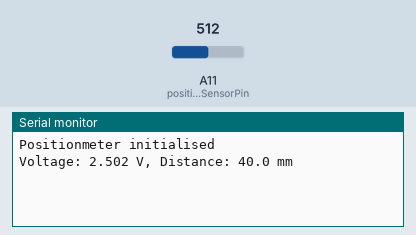
Bench run of a sketch on a simulated Arduino Mega 2560, built with avr-gcc and run on an emulated ATmega2560. On the bench: the last lines printed to the serial monitor. The inputs (shaded band) are chosen by the test bench; at power-on: A11 (positionSensorPin) = 512.

Above: at 1.3 s.
1.4 s: A11 (positionSensorPin) set to 716
At 2.6 s:
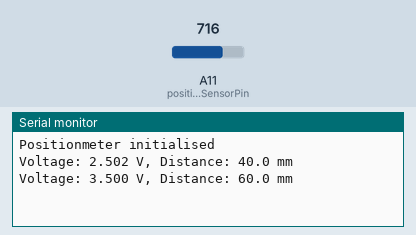
2.9 s: A11 (positionSensorPin) set to 900
At 4.1 s:
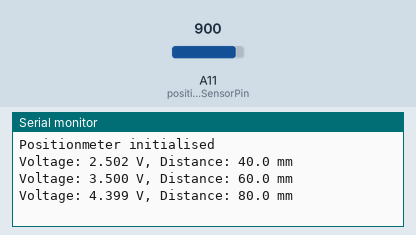

Measured:
- after the input at 1.4 s, the serial monitor: prints a new line after 0.10 s (image 1)
- after the input at 2.9 s, the serial monitor: prints a new line after 0.10 s (image 2)

The sketch:

pos_sensor.ino
```cpp
// Pin setup
const int positionSensorPin = A11; // Pin where linear position meter is connected, on board no 24
const float maxDistance = 100.0; // Maximum travel distance in mm (arbritary set on a scale of 0-100)
const float voltValue = 5.0; // Volts, conect yellow wire to GND and green wire to the voltage pin
float oldvoltage = 0.0;

void setup() {
  Serial.begin(9600);
  pinMode(positionSensorPin, INPUT);  // Set the sensor pin as input
  Serial.println("Positionmeter initialised");
}

void loop() {
  // Read the analog value from the sensor
  int sensorValue = analogRead(positionSensorPin);

  // Convert the sensor value to voltage
  float voltage = sensorValue* (voltValue/ 1023.0);

  // Map the voltage to distance (0V -> 0mm, voltValue -> maxDistance)
  float distance = map(voltage, 0, voltValue, 0, maxDistance);

  // Print the results
  if (!(oldvoltage == voltage)){ // reduce activity in serial monitor with duplicate readings
    Serial.print("Voltage: ");
    Serial.print(voltage, 3);  // Print voltage with 3 decimal places
    Serial.print(" V, Distance: ");
    Serial.print(distance, 1);  // Print distance with 1 decimal place
    Serial.println(" mm");
  }
  oldvoltage = voltage;
  delay(500);  // Wait a bit before next reading
}
```
